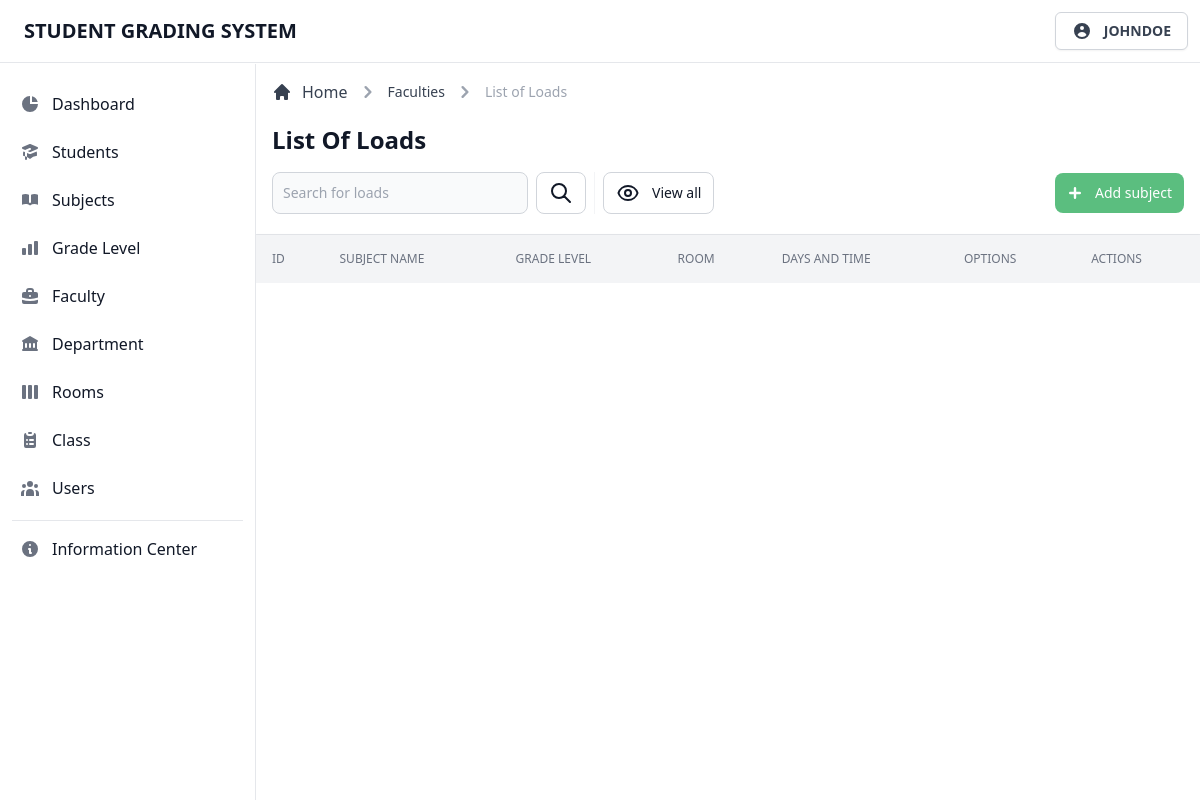
/admin/view/loads.php?code=111 (signed in), run on an earlier commit of the app's database.
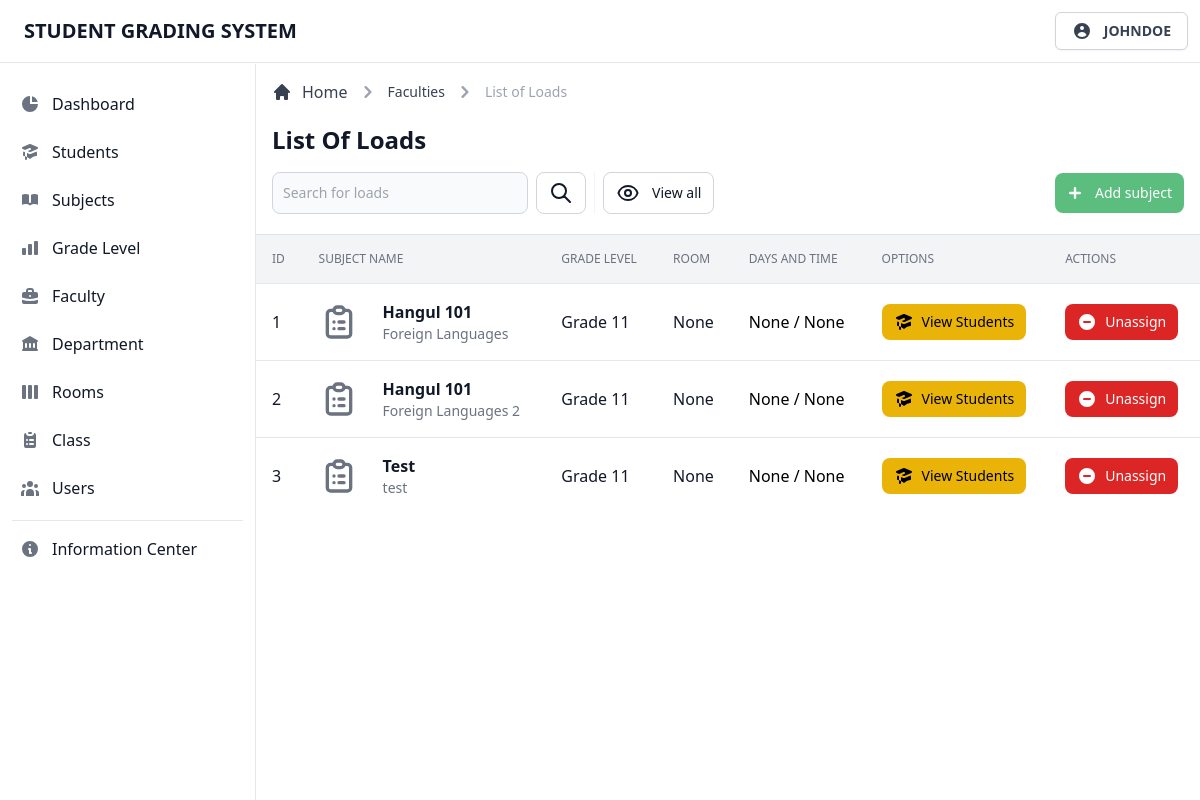
And on a later commit of the database.
### tables this page shows
CREATE TABLE `tblclass` (
  `class_id` int(11) NOT NULL,
  `class_code` int(11) NOT NULL,
  `class_name` varchar(255) NOT NULL,
  `class_desc` varchar(255) NOT NULL,
  `inst_code` int(11) NOT NULL,
  `class_inst` varchar(255) NOT NULL,
  `class_level` varchar(255) NOT NULL,
  `class_ay` varchar(255) NOT NULL,
  `class_day` varchar(255) NOT NULL,
  `class_time` varchar(255) NOT NULL,
  `class_room` varchar(255) NOT NULL,
  `class_section` varchar(255) NOT NULL
);

### admin/page/loads/loads.classes.php (called while the page is built, shortened)
<?php
class DisplayOptionsContr extends DisplayOptions
{
  public function fetchData()
  {
    $result = $this->getData();
    return $result;
  }
}
class DisplayLoadsContr extends DisplayLoads
{
  private $instructor;
  public function __construct($instructor)
  {
    $this->instructor = $instructor;
  }
  public function fetchData()
  {
    $result = $this->getData($this->instructor);
    return $result;
  }
}
class DisplayOptions extends Dbh
{
  protected function getData()
  {
    $result = 0;
    return $result;
  }
}
class DisplayLoads extends Dbh
{
  protected function getData($instructor)
  {
    $stmt = $this->connect()->prepare('SELECT * FROM tblclass WHERE inst_code = ?;');
    $result = 0;
    if (!$stmt->execute([$instructor])) {
      $stmt = null;
      echo "error";
      exit;
    }
    while ($row = $stmt->fetchAll(PDO::FETCH_ASSOC)) {
      $result = $row;
    }
    return $result;
  }
}
$display = new DisplayLoadsContr($instructor);
$result = $display->fetchData();

### admin/database/database.classes.php (called while the page is built)
<?php
class Dbh
{
  private $hostname = 'localhost';
  private $username = 'root';
  private $password = '';
  private $dbname = 'dbgradingsystem';
  public function connect()
  {
    try {
      $dbh = new PDO('mysql:host=' . $this->hostname . ';dbname=' . $this->dbname, $this->username, $this->password);
      return $dbh;
    } catch (PDOException $e) {
      print "Error!: " . $e->getMessage() . "<br>";
      die();
    }
  }
}

### admin/page/loads/loads-table.php (the view, shortened to what this page needs)
<div class="flex flex-col min-w-full overflow-hidden overflow-x-auto align-middle shadow">
  <table class="min-w-full divide-y divide-gray-200 table-fixed">
    <thead class="bg-gray-100">
      <tr>
        <th scope="col" class="p-4 text-xs font-medium text-left text-gray-500 uppercase">
          ID
        </th>
        <th scope="col" class="p-4 text-xs font-medium text-left text-gray-500 uppercase">
          Subject Name
        </th>
        <th scope="col" class="p-4 text-xs font-medium text-left text-gray-500 uppercase">
          Grade Level
        </th>
        <th scope="col" class="p-4 text-xs font-medium text-left text-gray-500 uppercase">
          Room
        </th>
        <th scope="col" class="p-4 text-xs font-medium text-left text-gray-500 uppercase">
          Days and Time
        </th>
        <th scope="col" class="p-4 text-xs font-medium text-left text-gray-500 uppercase">
          Options
        </th>
        <th scope="col" class="p-4 text-xs font-medium text-left text-gray-500 uppercase">
          Actions
        </th>
      </tr>
    </thead>
    <tbody class="bg-white divide-y divide-gray-200 ">
      <?php foreach ($result as $data) : ?>
        <tr class="hover:bg-gray-100 group">
          <td class="p-4 text-base font-normal text-gray-900 whitespace-nowrap">
            <div class="flex items-center capitalize">
              <?= $i += 1; ?>
            </div>
          </td>
          <td class="flex items-center p-4 mr-12 space-x-6 whitespace-nowrap lg:mr-0">
            <div class="text-sm font-normal text-gray-500">
              <div class="text-base font-semibold text-gray-900 capitalize">
                <?= $data['class_name']; ?>
              </div>
              <div class="text-sm font-normal text-gray-500">
                <?= $data['class_desc']; ?>
              </div>
            </div>
          </td>
          <td class="p-4 text-base font-normal text-gray-900 whitespace-nowrap">
            <div class="flex items-center capitalize">
              <?= $data['class_level']; ?>
            </div>
          </td>
          <td class="p-4 text-base font-normal text-gray-900 whitespace-nowrap">
            <div class="flex items-center capitalize">
              <?php if (!empty($data['class_room'])) { ?>
                <?= $data['class_day']; ?>
              <?php } else { ?>
                None
              <?php } ?>
            </div>
          </td>
          <td class="p-4 text-base font-normal text-gray-990 whitespace-nowrap">
            <div class="flex items-center capitalize">
              <?php if (!empty($data['class_day'])) { ?>
                <?= $data['class_day']; ?>
              <?php } else { ?>
                None
              <?php } ?>
              /
              <?php if (!empty($data['class_time'])) { ?>
                <?= $data['class_time']; ?>
              <?php } else { ?>
                None
              <?php } ?>
            </div>
          </td>
          <td class="p-4 space-x-2 whitespace-nowrap">
            <a href="#" class="inline-flex items-center px-3 py-2 text-sm font-medium text-center text-black bg-yellow-500 rounded-lg hover:bg-yellow-600 focus:ring-4 focus:ring-gray-200">
              View Students
            </a>
          </td>
          <td class="p-4 space-x-2 whitespace-nowrap">
            <button type="button" data-id="<?= $data['class_id']; ?>" data-delete-button class="inline-flex items-center px-3 py-2 text-sm font-medium text-center text-white bg-red-600 rounded-lg hover:bg-red-800 focus:ring-4 focus:ring-red-300">
              <svg class="w-5 h-5 mr-2" xmlns="http://www.w3.org/2000/svg" viewBox="0 0 20 20" fill="currentColor">
                <path fill-rule="evenodd" d="M10 18a8 8 0 100-16 8 8 0 000 16zM7 9a1 1 0 000 2h6a1 1 0 100-2H7z" clip-rule="evenodd" />
              </svg>
              Unassign
            </button>
          </td>
        </tr>
      <?php endforeach; ?>
    </tbody>
  </table>
</div>

### admin/view/loads.php (shortened to what this page needs)
<?php
$user = $_SESSION['useruid'];
$instructor = $_GET['code'];
include_once '../database/database.classes.php';
include_once '../page/loads/loads.classes.php';
$table = $search = 'loads';
$breadcrumb1 = 'faculties';
$page = $breadcrumb2 = 'List of Loads';
$breadcrumblink = 'faculty.php';
$btn = 'subject';
$searchlink = 'loads.php?code=' . $_GET['code'];
$i = 0;
?>
<!DOCTYPE html>
<html lang="en">
<head>
  <link rel="stylesheet" href="../../app/css/tailwind.css">
</head>
<body>
  <?php include_once '../templates/navbar.php'; ?>
  <div class="flex pt-16 overflow-hidden bg-white">
    <?php include_once '../templates/sidebar.php'; ?>
    <div id="main-content" class="relative w-full h-full ml-64 overflow-y-auto bg-gray-50">
      <main>
        <?php
        include_once '../templates/header.php';
        include_once '../page/loads/loads-table.php';
        ?>
      </main>
    </div>
  </div>
</body>
</html>

### admin/templates/navbar.php (shortened to what this page needs)
<header class="fixed z-30 w-full bg-white border-b border-gray-200">
  <nav class="flex items-center justify-between p-3">
    <div class="flex items-center justify-start">
      <a href="#" class="ml-3 text-xl font-bold text-gray-900 uppercase transition duration-75">Student Grading System</a>
    </div>
    <div class="relative text-left group">
      <button type="button" class="flex items-center justify-center w-full px-4 py-2 text-sm font-medium text-gray-700 bg-white border border-gray-300 rounded-md shadow-sm" id="menu-button" aria-expanded="true" aria-haspopup="true">
        <svg xmlns="http://www.w3.org/2000/svg" class="w-5 h-5" viewBox="0 0 20 20" fill="currentColor">
          <path fill-rule="evenodd" d="M18 10a8 8 0 11-16 0 8 8 0 0116 0zm-6-3a2 2 0 11-4 0 2 2 0 014 0zm-2 4a5 5 0 00-4.546 2.916A5.986 5.986 0 0010 16a5.986 5.986 0 004.546-2.084A5 5 0 0010 11z" clip-rule="evenodd" />
        </svg>
        <span class="flex-1 ml-3 font-semibold uppercase whitespace-nowrap"><?= $user; ?></span>
      </button>
    </div>
  </nav>
</header>

### admin/templates/sidebar.php (shortened to what this page needs)
<aside id="sidebar" class="fixed top-0 left-0 z-20 flex flex-col flex-shrink-0 w-64 h-full pt-16" aria-label="Sidebar">
  <div class="relative flex flex-col flex-1 min-h-0 pt-0 bg-white border-r border-gray-200">
    <div class="flex flex-col flex-1 pt-5 pb-4 overflow-y-auto">
      <div class="flex-1 px-3 space-y-1 bg-white divide-y">
        <ul class="pb-2 space-y-2">
          <li>
            <a href="../view/dashboard.php" class="flex items-center p-2 text-base font-normal text-gray-900 rounded-lg hover:bg-gray-100 group ">
              <svg xmlns="http://www.w3.org/2000/svg" class="w-5 h-5 text-gray-500 transition duration-75 group-hover:text-gray-900" viewBox="0 0 20 20" fill="currentColor">
                <path d="M2 10a8 8 0 018-8v8h8a8 8 0 11-16 0z" />
                <path d="M12 2.252A8.014 8.014 0 0117.748 8H12V2.252z" />
              </svg>
              <span class="flex-1 ml-3 whitespace-nowrap">Dashboard</span>
            </a>
          </li>
          <li>
            <a href="../view/students.php" class="flex items-center p-2 text-base font-normal text-gray-900 rounded-lg hover:bg-gray-100 group ">
              <span class="flex-1 ml-3 whitespace-nowrap">Students</span>
            </a>
          </li>
          <li>
            <a href="../view/subjects.php" class="flex items-center p-2 text-base font-normal text-gray-900 rounded-lg hover:bg-gray-100 group ">
              <span class="flex-1 ml-3 whitespace-nowrap">Subjects</span>
            </a>
          </li>
          <li>
            <a href="../view/grade-level.php" class="flex items-center p-2 text-base font-normal text-gray-900 rounded-lg hover:bg-gray-100 group ">
              <span class="flex-1 ml-3 whitespace-nowrap">Grade Level</span>
            </a>
          </li>
          <li>
            <a href="../view/faculty.php" class="flex items-center p-2 text-base font-normal text-gray-900 rounded-lg hover:bg-gray-100 group ">
              <span class="flex-1 ml-3 whitespace-nowrap">Faculty</span>
            </a>
          </li>
          <li>
            <a href="../view/department.php" class="flex items-center p-2 text-base font-normal text-gray-900 rounded-lg hover:bg-gray-100 group ">
              <span class="flex-1 ml-3 whitespace-nowrap">Department</span>
            </a>
          </li>
          <li>
            <a href="../view/rooms.php" class="flex items-center p-2 text-base font-normal text-gray-900 rounded-lg hover:bg-gray-100 group ">
              <span class="flex-1 ml-3 whitespace-nowrap">Rooms</span>
            </a>
          </li>
          <li>
            <a href="../view/class.php" class="flex items-center p-2 text-base font-normal text-gray-900 rounded-lg hover:bg-gray-100 group ">
              <span class="flex-1 ml-3 whitespace-nowrap">Class</span>
            </a>
          </li>
          <li>
            <a href="../view/users.php" class="flex items-center p-2 text-base font-normal text-gray-900 rounded-lg hover:bg-gray-100 group ">
              <span class="flex-1 ml-3 whitespace-nowrap">Users</span>
            </a>
          </li>
        </ul>
        <div class="pt-2 space-y-2">
          <a href="#" class="flex items-center p-2 text-base font-normal text-gray-900 transition duration-75 rounded-lg hover:bg-gray-100 group">
            <span class="ml-3">Information Center</span>
          </a>
        </div>
      </div>
    </div>
  </div>
</aside>

### admin/templates/header.php (shortened to what this page needs)
<div class="items-center justify-between block p-4 bg-white border-b border-gray-200 sm:flex">
  <div class="w-full mb-1">
    <div class="mb-4">
      <nav class="flex mb-5" aria-label="Breadcrumb">
        <ol class="inline-flex items-center space-x-1 md:space-x-2">
          <li class="inline-flex items-center">
            <a href="../view/dashboard.php" class="inline-flex items-center text-gray-700 hover:text-gray-900">
              <svg class="w-5 h-5 mr-2.5" fill="currentColor" viewBox="0 0 20 20" xmlns="http://www.w3.org/2000/svg">
                <path d="M10.707 2.293a1 1 0 00-1.414 0l-7 7a1 1 0 001.414 1.414L4 10.414V17a1 1 0 001 1h2a1 1 0 001-1v-2a1 1 0 011-1h2a1 1 0 011 1v2a1 1 0 001 1h2a1 1 0 001-1v-6.586l.293.293a1 1 0 001.414-1.414l-7-7z"></path>
              </svg>
              Home
            </a>
          </li>
          <li>
            <div class="flex items-center">
              <svg class="w-6 h-6 text-gray-400" fill="currentColor" viewBox="0 0 20 20" xmlns="http://www.w3.org/2000/svg">
                <path fill-rule="evenodd" d="M7.293 14.707a1 1 0 010-1.414L10.586 10 7.293 6.707a1 1 0 011.414-1.414l4 4a1 1 0 010 1.414l-4 4a1 1 0 01-1.414 0z" clip-rule="evenodd"></path>
              </svg>
              <a href="<?= $breadcrumblink; ?>" class="ml-1 text-sm font-medium text-gray-700 capitalize hover:text-gray-900 md:ml-2"><?= $breadcrumb1; ?></a>
            </div>
          </li>
          <?php if (!empty($breadcrumb2)) { ?>
            <li>
              <div class="flex items-center">
                <svg class="w-6 h-6 text-gray-400" fill="currentColor" viewBox="0 0 20 20" xmlns="http://www.w3.org/2000/svg">
                  <path fill-rule="evenodd" d="M7.293 14.707a1 1 0 010-1.414L10.586 10 7.293 6.707a1 1 0 011.414-1.414l4 4a1 1 0 010 1.414l-4 4a1 1 0 01-1.414 0z" clip-rule="evenodd"></path>
                </svg>
                <span class="ml-1 text-sm font-medium text-gray-400 md:ml-2" aria-current="page"><?= $breadcrumb2; ?></span>
              </div>
            </li>
          <?php } ?>
        </ol>
      </nav>
      <h1 class="text-xl font-semibold text-gray-900 capitalize sm:text-2xl"><?= $page; ?></h1>
    </div>
    <div class="sm:flex">
      <div class="items-center hidden mb-3 sm:flex sm:divide-x sm:divide-gray-100 sm:mb-0">
        <form class="flex lg:pr-2" action="#" method="get">
          <div class="relative mr-2 lg:w-64 xl:w-96">
            <input type="text" name="search" class="bg-gray-50 border border-gray-300 text-gray-900 focus:outline-none sm:text-sm rounded-lg focus:ring-gray-200 focus:ring-4 block w-full p-2.5" placeholder="Search for <?= $search ?>" required>
          </div>
          <button type="submit" class="inline-flex items-center justify-center w-1/2 px-3 py-2 text-sm font-medium text-center text-gray-900 bg-white border border-gray-300 rounded-lg hover:bg-gray-100 focus:ring-4 focus:ring-gray-200 sm:w-auto">
            <svg xmlns="http://www.w3.org/2000/svg" class="w-6 h-6" fill="none" viewBox="0 0 24 24" stroke="currentColor">
              <path stroke-linecap="round" stroke-linejoin="round" stroke-width="2" d="M21 21l-6-6m2-5a7 7 0 11-14 0 7 7 0 0114 0z" />
            </svg>
          </button>
        </form>
        <div class="flex pl-0 mt-3 space-x-1 sm:pl-2 sm:mt-0">
          <a href="<?= $searchlink ?>" class="inline-flex items-center justify-center w-1/2 px-3 py-2 text-sm font-medium text-center text-gray-900 bg-white border border-gray-300 rounded-lg hover:bg-gray-100 focus:ring-4 focus:ring-gray-200 sm:w-auto">
            <span>View all</span>
          </a>
        </div>
      </div>
      <div class="flex items-center ml-auto space-x-2 sm:space-x-3">
        <button type="button" data-add-button class="inline-flex items-center justify-center w-1/2 px-3 py-2 text-sm font-medium text-center text-white bg-green-600 rounded-lg <?= (empty($options) && $page == 'List of Loads') ? 'opacity-70' : 'hover:bg-green-700'; ?> focus:ring-4 focus:ring-green-500 focus:ring-opacity-50 sm:w-auto" <?= (empty($options) && $page == 'List of Loads') ? 'disabled' : ''; ?>>
          <svg class="w-6 h-6 mr-2 -ml-1" fill="currentColor" viewBox="0 0 20 20" xmlns="http://www.w3.org/2000/svg">
            <path fill-rule="evenodd" d="M10 5a1 1 0 011 1v3h3a1 1 0 110 2h-3v3a1 1 0 11-2 0v-3H6a1 1 0 110-2h3V6a1 1 0 011-1z" clip-rule="evenodd"></path>
          </svg>
          <span>Add <?= $btn; ?></span>
        </button>
      </div>
    </div>
  </div>
</div>

What changed in the data, as far as the page shows it:
now on this page (row edited): tblclass: i "1", class_name "Hangul 101", class_desc "Foreign Languages", class_level "Grade 11", class_room "None", class_day "None", class_time "None"
now on this page (row edited): tblclass: i "2", class_name "Hangul 101", class_desc "Foreign Languages 2", class_level "Grade 11", class_room "None", class_day "None", class_time "None"
added tblclass: i "3", class_name "Test", class_desc "test", class_level "Grade 11", class_room "None", class_day "None", class_time "None"
